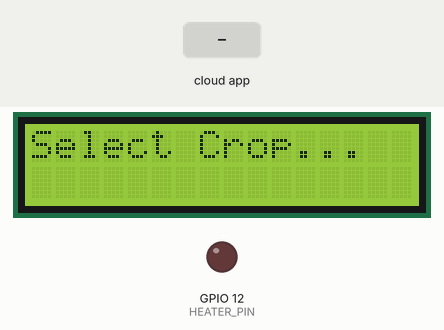
Recording of a program running on a simulated ESP32. Shown: 16×2 character LCD, output pins drawn as LEDs (lit = HIGH). Inputs (shaded band) come from the test bench. WiFi joins after 1.5 s; servers stay silent unless stated; random numbers use the default seed unless the program sets one; the Firebase database answers and starts empty; what the program prints to the serial monitor is not drawn.

Above: at 2.7 s.
2.8 s: the phone or cloud app sets selectedCrop to 0
At 6.3 s:
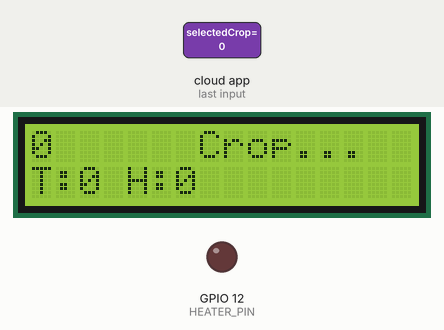
6.7 s: the phone or cloud app sets min to 25
At 9.6 s:
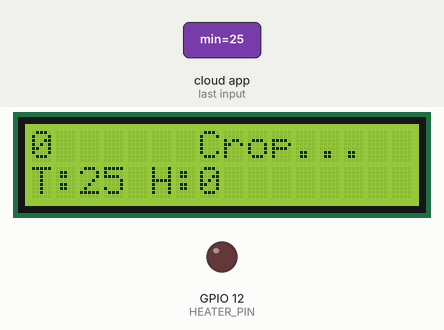
10.2 s: the phone or cloud app sets max to 50
At 12.8 s:
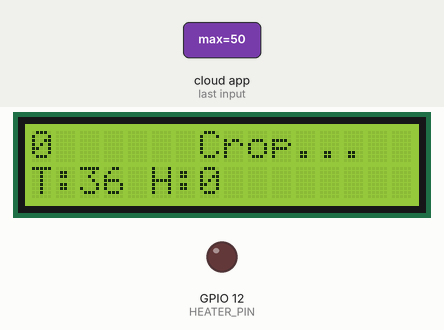
13.7 s: the phone or cloud app sets selectedCrop to 1
At 16.1 s:
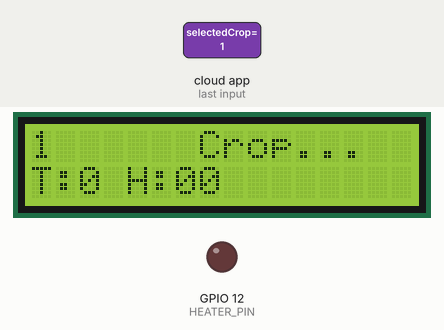
17.3 s: the phone or cloud app sets min to 50
At 20.5 s:
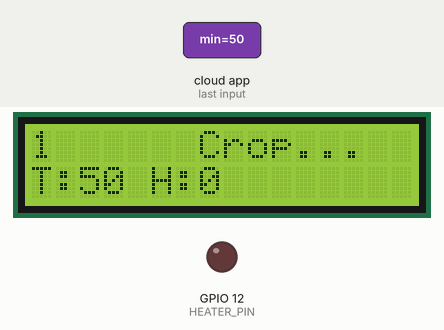
20.8 s: the phone or cloud app sets max to 100
At 23.8 s:
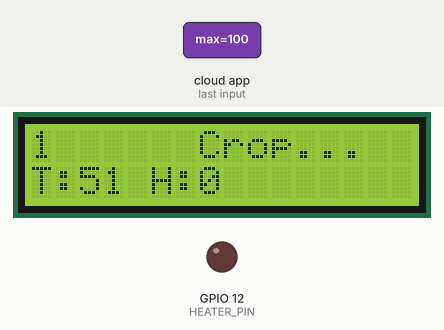
Timing chart, 0 to 25.3 s (numbered marks = the images above; inputs shaded):
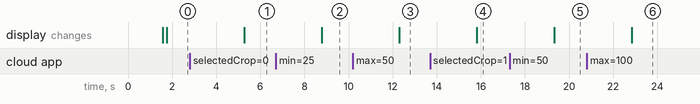

Measured:
- after the input at 2.8 s, the display: changes after 2.5 s (image 1)
- after the input at 6.7 s, the display: changes after 2.1 s (image 2)
- after the input at 10.2 s, the display: changes after 2.1 s (image 3)
- after the input at 17.3 s, the display: changes after 2.0 s (image 5)
- after the input at 20.8 s, the display: changes after 2.0 s (image 6)

The program:

main.cpp
```cpp
#include <WiFi.h>
#include <FirebaseESP32.h>
#include <DHT.h>
#include <Wire.h>
#include <LiquidCrystal_I2C.h>

// --- USER CONFIGURATION ---
#define WIFI_SSID "Wokwi-GUEST"
#define WIFI_PASSWORD ""
#define DATABASE_SECRET "m6aWJMcLc9YNRtxgl8wQJsYgL0v5FpYGIvcFf9uC"

// IMPORTANT: No "https://"
#define DATABASE_URL "sgca-6bf3a-default-rtdb.asia-southeast1.firebasedatabase.app"

// --- HARDWARE PINS ---
#define DHTPIN 4
#define DHTTYPE DHT22
#define HEATER_PIN 12

// --- OBJECTS ---
DHT dht(DHTPIN, DHTTYPE);
LiquidCrystal_I2C lcd(0x27, 16, 2);
FirebaseData fbdo;
FirebaseAuth auth;
FirebaseConfig config;

// --- GLOBAL VARIABLES ---
String selectedCrop = "";

float getSimulatedValue(String cropName, String metric) {
  float minVal = 0;
  float maxVal = 100;
  String basePath = "/cropThresholds/" + cropName + "/" + metric;

  if (Firebase.ready()) {
    if (Firebase.getFloat(fbdo, basePath + "/min")) minVal = fbdo.floatData();
    if (Firebase.getFloat(fbdo, basePath + "/max")) maxVal = fbdo.floatData();
  }

  float range = maxVal - minVal;
  if (range < 0) range = 0;
  return minVal + (random(0, 100) / 100.0) * range;
}

void setup() {
  Serial.begin(115200);

  // 1. Hardware Init
  dht.begin();
  Wire.begin(21, 22);
  lcd.init();
  lcd.backlight();
  pinMode(HEATER_PIN, OUTPUT);
  Serial.println("Hardware Initialized");

  // 2. WiFi Connection
  lcd.setCursor(0,0);
  lcd.print("WiFi Connecting");
  WiFi.begin(WIFI_SSID, WIFI_PASSWORD);
  while (WiFi.status() != WL_CONNECTED) {
    delay(300);
    Serial.print(".");
  }
  Serial.println("\nWiFi Connected");
  lcd.clear();

  // 3. Firebase Init
  Serial.println("Connecting to Firebase...");

  config.database_url = DATABASE_URL;
  config.signer.tokens.legacy_token = DATABASE_SECRET;

  // REMOVED BUFFER SETTINGS TO PREVENT CRASH

  Firebase.begin(&config, &auth);
  Firebase.reconnectWiFi(true);

  Serial.println("Setup Complete.");
}

void loop() {
  if (!Firebase.ready()) {
    Serial.println("Connecting...");
    delay(1000);
    return;
  }

  // --- 1. READ SELECTION ---
  if (Firebase.getString(fbdo, "/selectedCrop")) {
    selectedCrop = fbdo.stringData();
    Serial.print("Target Crop: ");
    Serial.println(selectedCrop);
  } else {
    Serial.print("Read Error: ");
    Serial.println(fbdo.errorReason());
  }

  // --- 2. UPDATE DATA ---
  if (selectedCrop != "") {

    // Simulate Data
    float simTemp = getSimulatedValue(selectedCrop, "temperature");
    float simHum  = getSimulatedValue(selectedCrop, "humidity");
    float simCO2  = getSimulatedValue(selectedCrop, "co2");

    String basePath = "/cropThresholds/" + selectedCrop;

    // Write Data
    if (Firebase.setFloat(fbdo, basePath + "/temperature/value", simTemp)) {

       Firebase.setFloat(fbdo, basePath + "/humidity/value", simHum);
       Firebase.setInt(fbdo,   basePath + "/co2/value", (int)simCO2);

       Serial.print("UPDATED: "); Serial.println(simTemp);

       // Update LCD
       lcd.setCursor(0, 0);
       lcd.print(selectedCrop); lcd.print("      ");
       lcd.setCursor(0, 1);
       lcd.print("T:"); lcd.print((int)simTemp);
       lcd.print(" H:"); lcd.print((int)simHum);

    } else {
       Serial.print("WRITE ERROR: ");
       Serial.println(fbdo.errorReason());
    }
  } else {
    Serial.println("Waiting for crop selection...");
    lcd.setCursor(0, 0); lcd.print("Select Crop...");
  }

  delay(2000);
}
```
